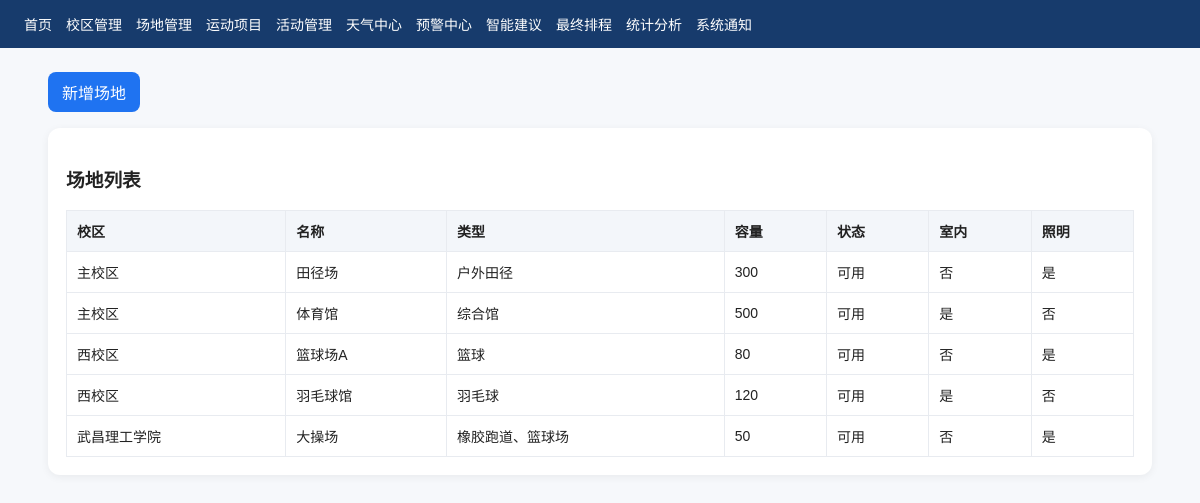
Screenshot of /venues/ with the database file from the repository.
### core/models.py (models this page shows, shortened)
class TimeStampedModel(models.Model):
    created_at = models.DateTimeField(auto_now_add=True, verbose_name="创建时间")
    updated_at = models.DateTimeField(auto_now=True, verbose_name="更新时间")
    class Meta:
        abstract = True

class Venue(TimeStampedModel):
    VENUE_STATUS_CHOICES = [
        ("available", "可用"),
        ("maintenance", "维护中"),
        ("closed", "关闭"),
    ]
    campus = models.ForeignKey(
        Campus,
        on_delete=models.CASCADE,
        related_name="venues",
        verbose_name="所属校区"
    )
    name = models.CharField(max_length=100, verbose_name="场地名称")
    venue_type = models.CharField(max_length=100, verbose_name="场地类型")
    capacity = models.PositiveIntegerField(default=50, verbose_name="容量")
    status = models.CharField(
        max_length=20,
        choices=VENUE_STATUS_CHOICES,
        default="available",
        verbose_name="状态"
    )
    indoor = models.BooleanField(default=False, verbose_name="是否室内")
    has_lighting = models.BooleanField(default=False, verbose_name="是否有照明")
    description = models.TextField(blank=True, verbose_name="描述")
    class Meta:
        verbose_name = "场地"
        verbose_name_plural = "场地"
        ordering = ["campus_id", "id"]

class Campus(TimeStampedModel):
    name = models.CharField(max_length=100, unique=True, verbose_name="校区名称")
    location = models.CharField(max_length=255, blank=True, verbose_name="位置")
    latitude = models.FloatField(default=31.2304, verbose_name="纬度")
    longitude = models.FloatField(default=121.4737, verbose_name="经度")
    description = models.TextField(blank=True, verbose_name="描述")
    class Meta:
        verbose_name = "校区"
        verbose_name_plural = "校区"
        ordering = ["id"]

### core/views.py (the view)
# urls.py: path("venues/", views.venue_list, name="venue_list"),
def venue_list(request):
    items = Venue.objects.select_related("campus").all()
    return render(request, "core/venue_list.html", {"items": items})

### core/templates/core/venue_list.html
{% extends 'core/base.html' %}
{% block content %}
<div class="toolbar"><a class="btn" href="/venues/create/">新增场地</a></div>
<div class="card">
    <h3>场地列表</h3>
    <table>
        <tr><th>校区</th><th>名称</th><th>类型</th><th>容量</th><th>状态</th><th>室内</th><th>照明</th></tr>
        {% for item in items %}
        <tr>
            <td>{{ item.campus.name }}</td>
            <td>{{ item.name }}</td>
            <td>{{ item.venue_type }}</td>
            <td>{{ item.capacity }}</td>
            <td>{{ item.get_status_display }}</td>
            <td>{% if item.indoor %}是{% else %}否{% endif %}</td>
            <td>{% if item.has_lighting %}是{% else %}否{% endif %}</td>
        </tr>
        {% empty %}
        <tr><td colspan="7">暂无数据</td></tr>
        {% endfor %}
    </table>
</div>
{% endblock %}

### core/templates/core/base.html (style rules this page uses)
body { font-family: Arial, sans-serif; margin: 0; background: #f6f8fb; color: #222; }
.card { background: #fff; border-radius: 12px; box-shadow: 0 2px 8px rgba(0,0,0,.06); padding: 18px; margin-bottom: 18px; }
table { width: 100%; border-collapse: collapse; background: #fff; }
th, td { border: 1px solid #e8ebf0; padding: 10px; font-size: 14px; text-align: left; }
th { background: #f3f6fa; }
.btn { display: inline-block; background: #1f73f1; color: #fff; text-decoration: none; padding: 8px 14px; border-radius: 8px; border: none; cursor: pointer; }
.toolbar { display: flex; gap: 10px; flex-wrap: wrap; margin-bottom: 16px; }

### rows the page displays
Venue: campus.name "主校区", name "田径场", venue_type "户外田径", capacity "300", status "可用", indoor "否", has_lighting "是"
Venue: campus.name "主校区", name "体育馆", venue_type "综合馆", capacity "500", status "可用", indoor "是", has_lighting "否"
Venue: campus.name "西校区", name "篮球场A", venue_type "篮球", capacity "80", status "可用", indoor "否", has_lighting "是"
Venue: campus.name "西校区", name "羽毛球馆", venue_type "羽毛球", capacity "120", status "可用", indoor "是", has_lighting "否"
Venue: campus.name "武昌理工学院", name "大操场", venue_type "橡胶跑道、篮球场", capacity "50", status "可用", indoor "否", has_lighting "是"
